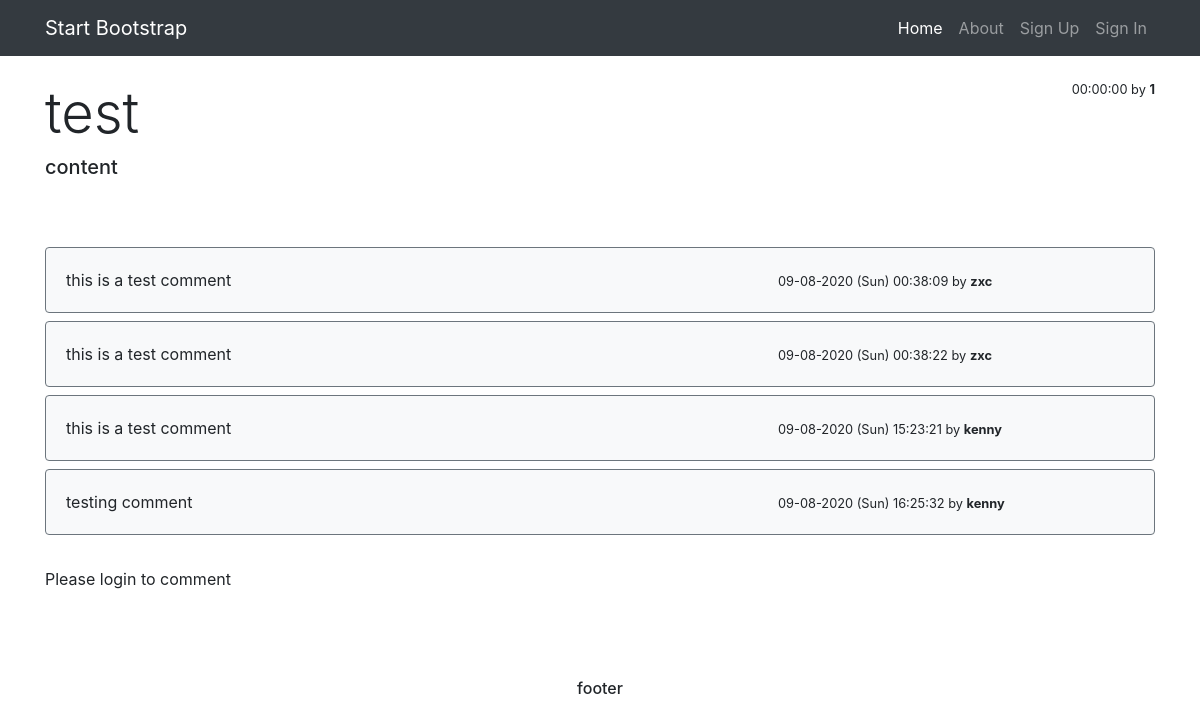
Page /post.php?id=1 on the earlier database version.
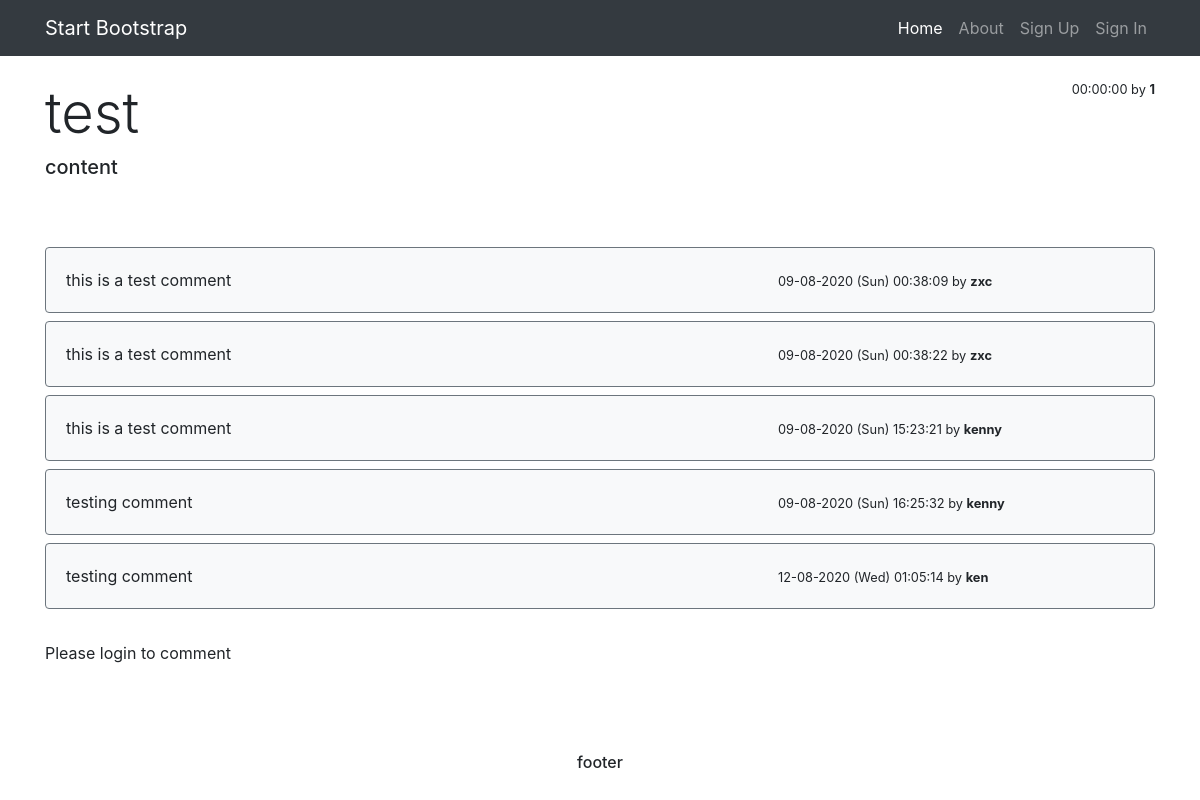
Same page on the later database version.
### tables this page shows
CREATE TABLE `comments` (
  `post_id` int(11) NOT NULL,
  `comment` varchar(1000) NOT NULL,
  `author` varchar(1000) NOT NULL,
  `time` varchar(1000) NOT NULL
);

### public_html/post.php (the view, shortened to what this page needs)
<!doctype html>
<html lang="en">
  <head>
    <link href="vendor/bootstrap/css/bootstrap.min.css" rel="stylesheet">
  </head>
  <body>
  <nav class="navbar navbar-expand-lg navbar-dark bg-dark static-top">
    <div class="container">
      <a class="navbar-brand" href="index.php">Start Bootstrap</a>
      <div class="collapse navbar-collapse" id="navbarResponsive">
        <ul class="navbar-nav ml-auto">
          <li class="nav-item active">
            <a class="nav-link" href="#">Home
            </a>
          </li>
          <li class="nav-item">
            <a class="nav-link" href="#">About</a>
          </li>
          <?php
              if (isset($_SESSION['username'])&&$_SESSION['username']!="")
              {
                echo '<li class="nav-item dropdown">
                <a class="nav-link dropdown-toggle" href="#" id="navbarDropdown" role="button" data-toggle="dropdown" aria-haspopup="true" aria-expanded="false">Hello! '.$username.'</a>
                <div class="dropdown-menu" aria-labelledby="navbarDropdown">
                  <a class="dropdown-item" href="profile.php">Profile</a>
                  <a class="dropdown-item" href="profilesetting.php">Settings</a>
                  <a class="dropdown-item" href="logout.php">Log Out</a>
                </div>
              </li>';
              }
              else
              {
                echo '<li class="nav-item">
                <a class="nav-link" href="signup.php">Sign Up</a>
                </li>
                <li class="nav-item">
                <a class="nav-link" href="signin.php">Sign In</a>
                </li>';
              }
            ?>
        </ul>
      </div>
    </div>
  </nav>
    <div class="container">
        <br>
     <?php
        include "db.php";
        $q = $_GET['id'];
        $insert_query = "select * from tbl_post where post_id=$q";
        $res=mysqli_query($con, $insert_query);
           $arr=mysqli_fetch_array($res);
        $qq=$arr['post_title'];
        $dd=$arr['post_content'];
        $aa=$arr['user_name'];
        $tt=$arr['post_time'];
            echo "<div class=\"list-group\">
                <div class=\"d-flex w-100 justify-content-between\">
                    <h5 class=\"display-4\">$qq</h5>
                        <small>$tt by <b>$aa</b></small>
                </div>
                <h5><p class=\"mb-1\">$dd</p></h5>
            </div><br><br>";
        $insert_query1 = "select * from comments where post_id=$q";
        $res1=mysqli_query($con, $insert_query1);
        if(mysqli_num_rows($res1)>0){
           while($row1=mysqli_fetch_assoc($res1)){
            echo "<div class=\"card bg-light border-secondary my-2\">
            <div class=\"card-body\">
            <div class=\"row no-gutters\">
            <div class=\"col-12 col-sm-6 col-md-8\">$row1[comment]</div>
            <div class=\"col-6 col-md-4\"><small>$row1[time] by <b>$row1[author]</b></small></div>
            </div>
            </div>
            </div>";
           }
           }
            else
            {
              echo "<div class=\"container\"><center>No Comments posted</center></div>";
            }
            ?>
            <br>
            <?php if (isset($_SESSION['username'])&&$_SESSION['username']!=""){ ?>
              <div class="card bg-light border-dark"><div class="card-body">
            <form action="#" method="post">
            <div class="input-group mb-3">
            <input type="text" name="comment" class="form-control" placeholder="Enter Comment" aria-label="Recipient's username" aria-describedby="basic-addon2">
            <div class="input-group-append">
            <button class="btn btn-outline-dark" type="submit" name="submit">Post Comment</button>
            </div>
            </div>
            </form>
            </div></div>
            <?php }else{ ?>
              <p>Please login to comment</p>
              <?php } ?>
    </div>
      <br><br><br>
     <footer>
 <center>
  <h6 class="footer">footer<h6>
  </center>
      </footer>
    </body>
    </html>

Differences in the rows shown:
added comments: comment "testing comment", time "12-08-2020 (Wed) 01:05:14", author "ken"
